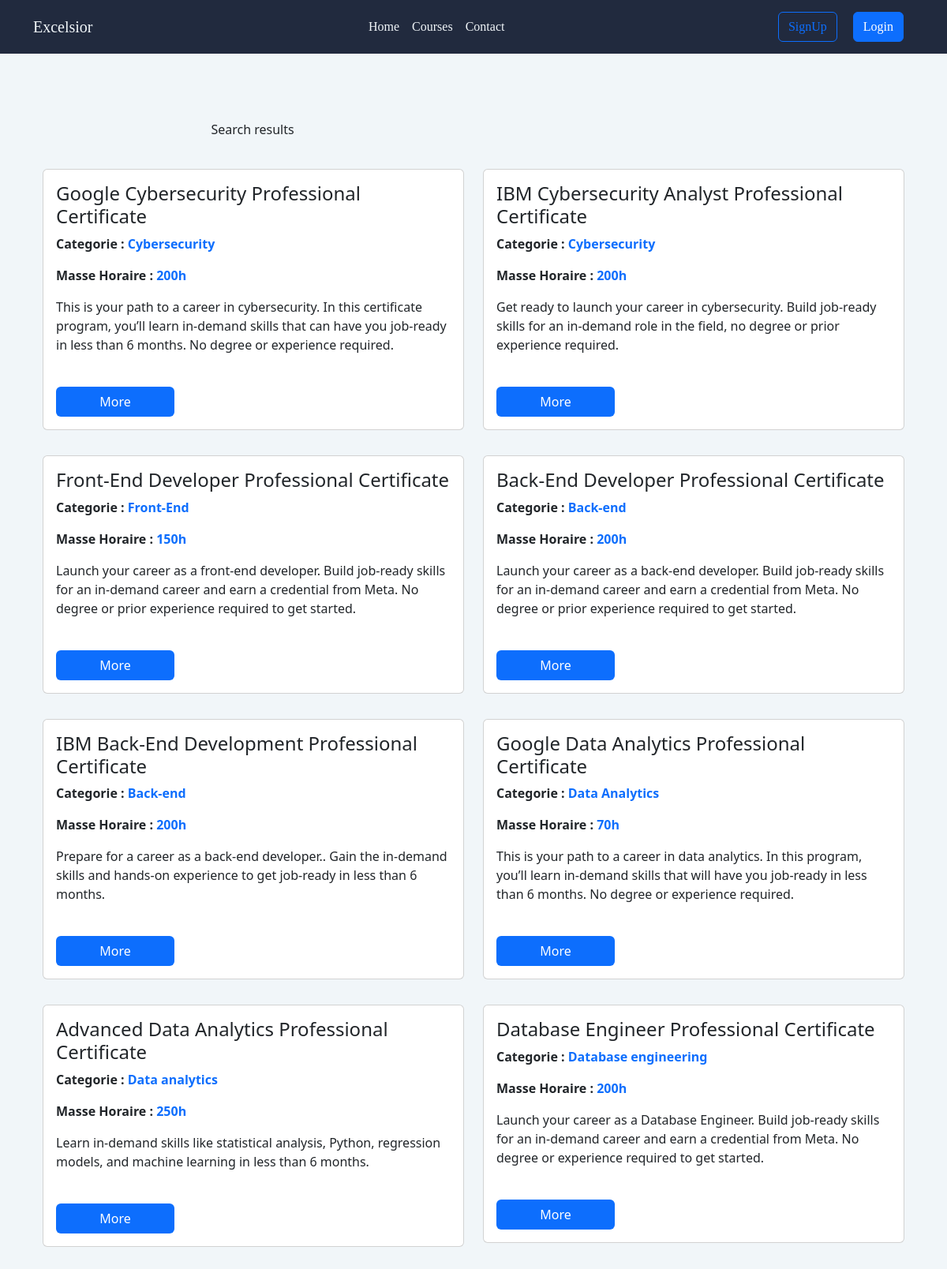
/search_formation.php, run on the app's committed database.
### tables this page shows
CREATE TABLE `formation` (
  `id_formation` int(50) NOT NULL,
  `sujet` varchar(50) DEFAULT NULL,
  `categorie` varchar(50) DEFAULT NULL,
  `masse_horaire` varchar(50) DEFAULT NULL,
  `description` varchar(500) DEFAULT NULL,
  `Img` varchar(50) NOT NULL
);

### search_formation.php (the view, shortened to what this page needs)
<html lang="en">
<head>
    <link href="https://cdn.jsdelivr.net/npm/bootstrap@5.3.0-alpha3/dist/css/bootstrap.min.css" rel="stylesheet">
</head>
<body>
<?php
require 'config.php';
if(!empty($_SESSION["id_apprenant"])){
    $id = $_SESSION["id_apprenant"];
    $result = mysqli_query($conn, "SELECT * FROM apprenant WHERE id_apprenant = $id");
    $row = mysqli_fetch_assoc($result);
    ?>
    <nav class="navbar navbar-default navbar-trans navbar-expand-lg ">
    <div class="container">
    <button class="navbar-toggler collapsed" type="button" data-bs-toggle="collapse" data-bs-target="#navbarDefault" aria-controls="navbarDefault" aria-expanded="false" aria-label="Toggle navigation">
        <span class="navbar-toggler-icon"></span>
    </button>
    <a class="nav-link navbar-brand text-brand" href="home.php">Excelsior</a>
    <div class="navbar-collapse collapse justify-content-center" id="navbarDefault" >
        <ul class="navbar-nav">
        <li class="nav-item">
            <a class="nav-link " href="home.php">Home</a>
        </li>
        <li class="nav-item">
            <a class="nav-link active" href="Formations.php">Courses</a>
        </li>
        <li class="nav-item">
            <a class="nav-link " href="">Contact</a>
        </li>
        </ul>
    </div>
    <button class="btn btn-b-n navbar-toggle-box navbar-toggle-box-collapse" data-bs-target="#loginModal">
        <a href="Profile-personal.php" style="margin-right: 1rem; color: white; text-decoration :none;"><span><?php echo $row["firstname"] ; ?></span><i class="fa-solid fa-user mx-1"></i></a>
        <a href="logout-user.php" style="color: white;"><i class="fa-solid fa-right-from-bracket"></i></a>
    </button>
    </div>
</nav>
<?php
}
else{
    ?>
    <nav class="navbar navbar-default navbar-trans navbar-expand-lg">
    <div class="container">
    <a class="nav-link navbar-brand text-brand" href="home.php">Excelsior</a>
    <div class="navbar-collapse collapse justify-content-center" id="navbarDefault">
        <ul class="navbar-nav">
        <li class="nav-item">
            <a class="nav-link " href="home.php">Home</a>
        </li>
        <li class="nav-item">
            <a class="nav-link active" href="Formations.php">Courses</a>
        </li>
        <li class="nav-item">
            <a class="nav-link " href="">Contact</a>
        </li>
        </ul>
    </div>
    <button class="btn btn-b-n navbar-toggle-box navbar-toggle-box-collapse" data-bs-target="#loginModal">
        <a href="signup.php" class ="btn btn-outline-primary" style="margin-right: 1rem; text-decoration :none;">SignUp</a>
        <a href="login.php" class="btn btn-primary" style="text-decoration :none;">Login</a>
    </button>
    </div>
</nav>
    <?php
}
?>
<div class="filterSearch pt-5 row  text-center" style="width: 70%; margin: auto;">
    <div class="searchdiv col-md-4">Search results</div>
</div>
<div class="albumPrds album ">
    <div class="latestsProducts container">
<?php
    $searchFormation = $_GET['searchFormation'];
    $sql = "SELECT * FROM formation WHERE sujet LIKE '%$searchFormation%'";
    $resultSearch = $conn->query($sql);
    if ($resultSearch->num_rows > 0) {
        echo ' <div class="latestsProductsdiv row">';
        while($row = $resultSearch->fetch_assoc()) {
            $id_formation = $row["id_formation"];
            echo '
            <div class="col-md-6">
            <form method = "GET" action = "formation-details.php" class=" card formationCards"  style=" background-color: white;">
            <div class="card-body">
                <h4 class="card-title">' .$row['sujet']. '</h4>
                <p class="card-text"><strong>Categorie :</strong> <span class = "duration">'  .$row['categorie']. '</span></p>
                <p class="card-text"><strong>Masse Horaire :</strong><span class = "duration"> '  .$row['masse_horaire']. 'h</span></p>
                <p class="card-text">'  .$row['description']. '</p>
                <input type="hidden" name="id_formation" type = "submit" value ="'.$id_formation.'">
                <input class="btn " type="submit" value = "More" style = "width : 30% ;background-color:#0D6EFD;color:white;margin-top:5%">
            </div>
            </form>
            </div>';
        }
        echo '</div>';
    } else {
         echo'<div class="alert alert-danger latestsProductsdiv row" role="alert">
         <h1 class ="text-center">No Results found</h1>
       </div>';
    }
?>
</div>
</div>
</body>
    </html>

### search_formation.php (style rules this page uses)
* { padding: 0; margin: 0; }
body { background-color: #F1F6F9; }
nav { background-color: #212A3E; font-family: 'Poppins'; margin-bottom: 3%; }
.nav-link { color:#F1F6F9 !important; }
.latestsProductsdiv { display: flex; justify-content: space-evenly; margin: 2% auto; }
.duration { color: #0D6EFD; font-weight: bold; }
.card { margin: 3% 0px; }

### data on the page
formation: sujet "Google Cybersecurity Professional Certificate", categorie "Cybersecurity", masse_horaire "200", description "This is your path to a career in cybersecurity. In this certificate program, you’ll learn in-demand skills that can have you job-ready in less than 6 months. No degree or experience required."
formation: sujet "IBM Cybersecurity Analyst Professional Certificate", categorie "Cybersecurity", masse_horaire "200", description "Get ready to launch your career in cybersecurity. Build job-ready skills for an in-demand role in the field, no degree or prior experience required."
formation: sujet "Front-End Developer Professional Certificate", categorie "Front-End", masse_horaire "150", description "Launch your career as a front-end developer. Build job-ready skills for an in-demand career and earn a credential from Meta. No degree or prior experience required to get started."
formation: sujet "Back-End Developer Professional Certificate", categorie "Back-end", masse_horaire "200", description "Launch your career as a back-end developer. Build job-ready skills for an in-demand career and earn a credential from Meta. No degree or prior experience required to get started."
formation: sujet "IBM Back-End Development Professional Certificate", categorie "Back-end", masse_horaire "200", description "Prepare for a career as a back-end developer.. Gain the in-demand skills and hands-on experience to get job-ready in less than 6 months."
formation: sujet "Google Data Analytics Professional Certificate", categorie "Data Analytics", masse_horaire "70", description "This is your path to a career in data analytics. In this program, you’ll learn in-demand skills that will have you job-ready in less than 6 months. No degree or experience required."
formation: sujet "Advanced Data Analytics Professional Certificate", categorie "Data analytics", masse_horaire "250", description "Learn in-demand skills like statistical analysis, Python, regression models, and machine learning in less than 6 months."
formation: sujet "Database Engineer Professional Certificate", categorie "Database engineering", masse_horaire "200", description "Launch your career as a Database Engineer. Build job-ready skills for an in-demand career and earn a credential from Meta. No degree or experience required to get started."
